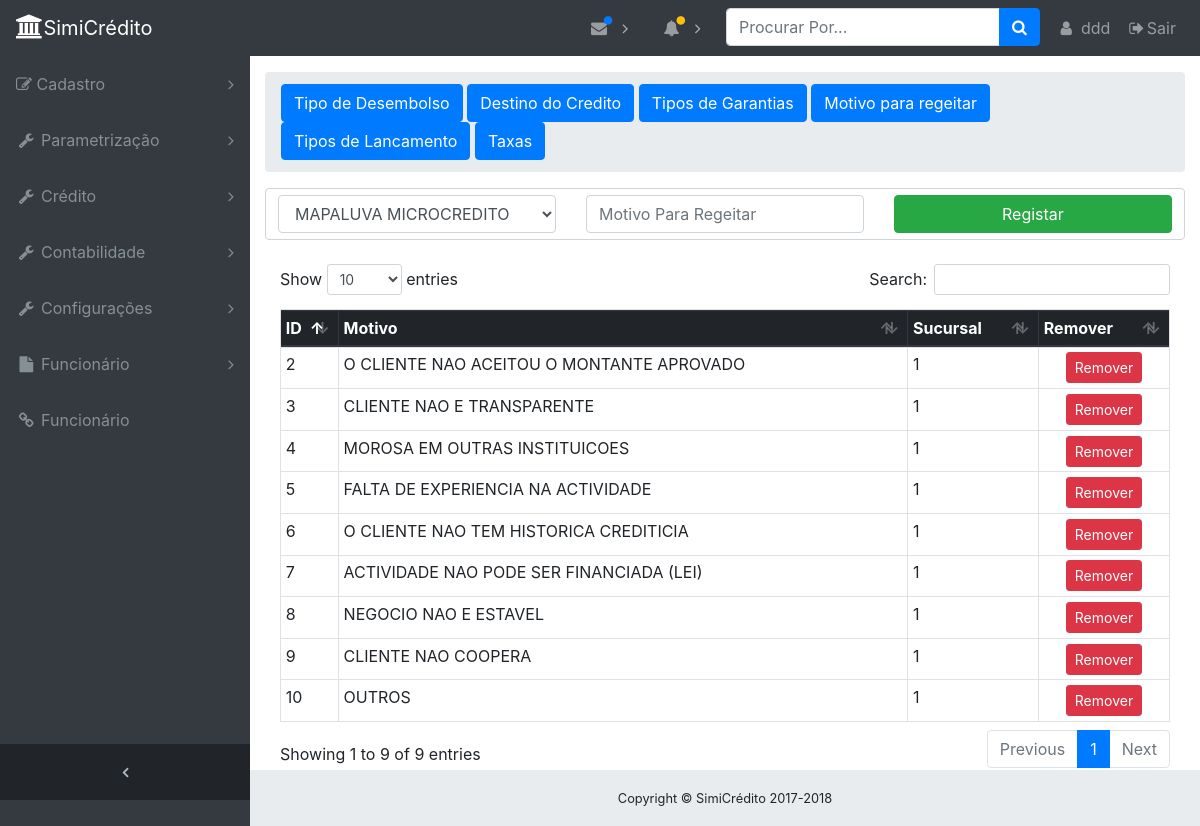
Page /par-MotivoRegeita.php (signed in) on the committed database.
### tables this page shows
CREATE TABLE `tb_motivoregeita` (
  `IdMotivo` int(10) NOT NULL,
  `Motivo` varchar(255) DEFAULT NULL,
  `IdSucursal` int(10) DEFAULT NULL
);

### par-MotivoRegeita.php (the view, shortened to what this page needs)
<?php
include_once('dbcon.php');
$resultSucursais = mysqli_query($conn, "SELECT * FROM tb_sucursal");
$resultMotivo = mysqli_query($conn, "SELECT * FROM tb_motivoregeita");
?>
<?php require_once 'header.php'; ?>
<ol class="breadcrumb">
    <div>
        <a href="par-TipoDesembolso.php" class="btn btn-primary">Tipo de Desembolso</a>
        <a href="par-DestinoCredito.php" class="btn btn-primary">Destino do Credito</a>
        <a href="par-TipoGarantia.php" class="btn btn-primary">Tipos de Garantias</a>
        <a href="par-MotivoRegeita.php" class="btn btn-primary">Motivo para regeitar</a>
        <a href="par-TipoLancamento.php" class="btn btn-primary">Tipos de Lancamento</a>
        <a href="par-Taxas.php" class="btn btn-primary">Taxas</a>
    </div>
</ol>
<div style="width: auto; margin: 0px auto;">
    <form method="post" action="<?php echo htmlspecialchars($_SERVER['PHP_SELF']); ?>">
        <div class="form-control">
            <div class="row">
                <div class="col-sm-4"><select name="IdSucursal" class="form-control">
                        <?php while ($row = mysqli_fetch_array($resultSucursais)):; ?>
                            <option value="<?php echo $row[0]; ?>">
                                <?php echo $row[1]; ?></option>
                        <?php endwhile; ?>
                    </select></div>
                <div class="col-sm-4"><input type="text" name="Motivo" class="form-control"
                                             placeholder="Motivo Para Regeitar" required></div>
                <div class="col-sm-4"><input width="auto" type="submit" name="btn-register" value="Registar"
                                             class="btn btn-success btn-block"></div>
            </div>
        </div>
    </form>
</div>
<br>
<table class="table table-bordered table-sm" id="dataTable" width="100%" cellspacing="0">
    <thead class="thead-dark">
    <tr>
        <th>ID</th>
        <th>Motivo</th>
        <th>Sucursal</th>
        <th>Remover</th>
    </tr>
    </thead>
    <tbody>
    <?php while ($row = mysqli_fetch_array($resultMotivo)) { ?>
        <tr>
            <td><?php echo $row['IdMotivo']; ?></td>
            <td><?php echo $row['Motivo']; ?></td>
            <td><?php echo $row['IdSucursal']; ?></td>
            <td>
                <center><a class="btn btn-danger btn-sm"
                           href="par-MotivoRegeita.php?Remover=<?php echo $row['IdMotivo']; ?>">Remover</a></center>
            </td>
        </tr>
    <?php } ?>
    </tbody>
</table>
<?php require_once 'footer.php'; ?>
</body>
</html>

### css/sb-admin.css (style rules this page uses)
html { position: relative; min-height: 100%; }
body { overflow-x: hidden; }
body.sticky-footer { margin-bottom: 56px; }
body.fixed-nav { padding-top: 56px; }

### rows in the picture
tb_motivoregeita: IdMotivo "2", Motivo "O CLIENTE NAO ACEITOU O MONTANTE APROVADO", IdSucursal "1"
tb_motivoregeita: IdMotivo "3", Motivo "CLIENTE NAO E TRANSPARENTE", IdSucursal "1"
tb_motivoregeita: IdMotivo "4", Motivo "MOROSA EM OUTRAS INSTITUICOES", IdSucursal "1"
tb_motivoregeita: IdMotivo "5", Motivo "FALTA DE EXPERIENCIA NA ACTIVIDADE", IdSucursal "1"
tb_motivoregeita: IdMotivo "6", Motivo "O CLIENTE NAO TEM HISTORICA CREDITICIA", IdSucursal "1"
tb_motivoregeita: IdMotivo "7", Motivo "ACTIVIDADE NAO PODE SER FINANCIADA (LEI)", IdSucursal "1"
tb_motivoregeita: IdMotivo "8", Motivo "NEGOCIO NAO E ESTAVEL", IdSucursal "1"
tb_motivoregeita: IdMotivo "9", Motivo "CLIENTE NAO COOPERA", IdSucursal "1"
tb_motivoregeita: IdMotivo "10", Motivo "OUTROS", IdSucursal "1"

### other values in the picture
$_SESSION['NomeUsuario'] "ddd"
form field IdSucursal "MAPALUVA MICROCREDITO"
